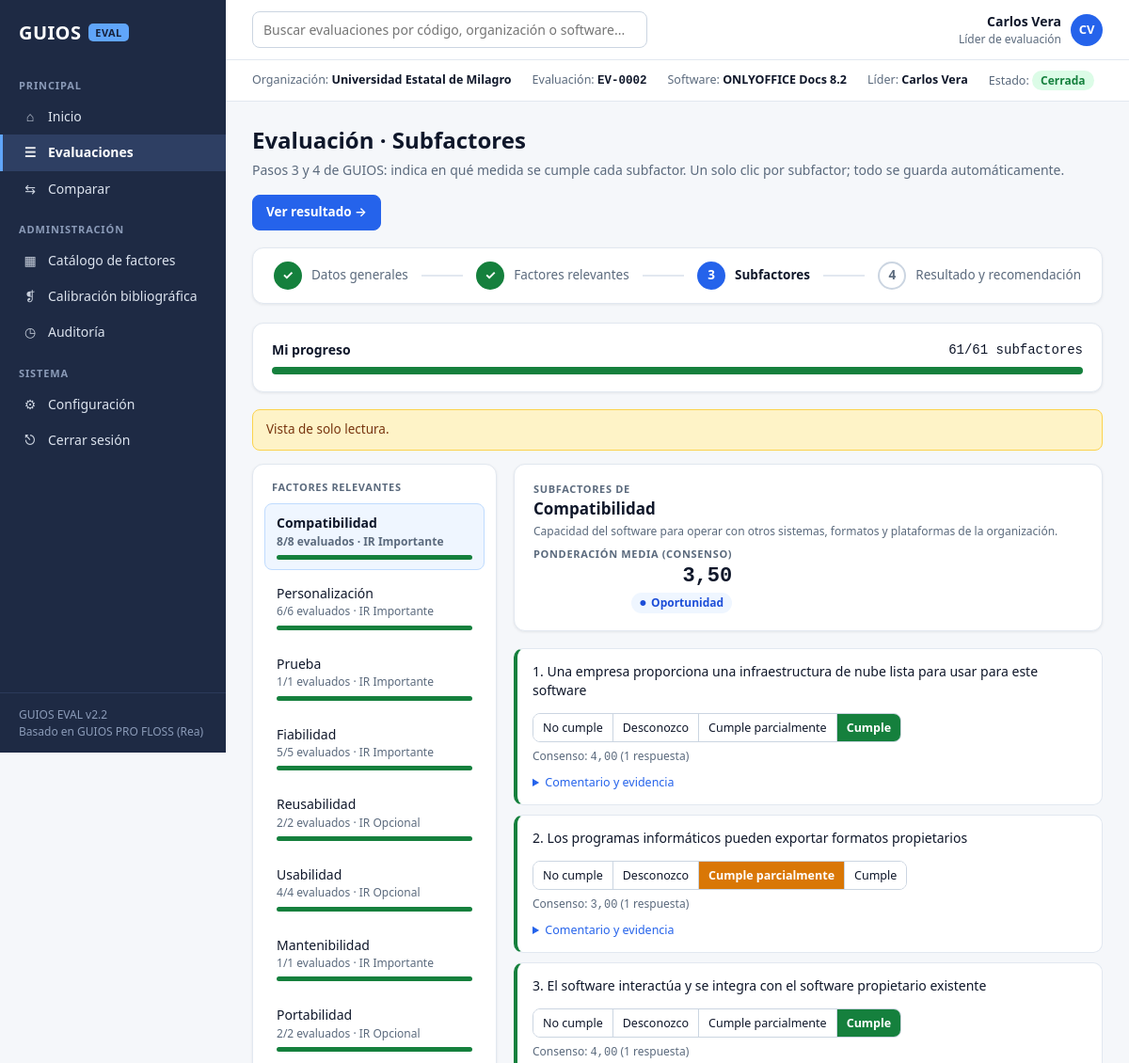
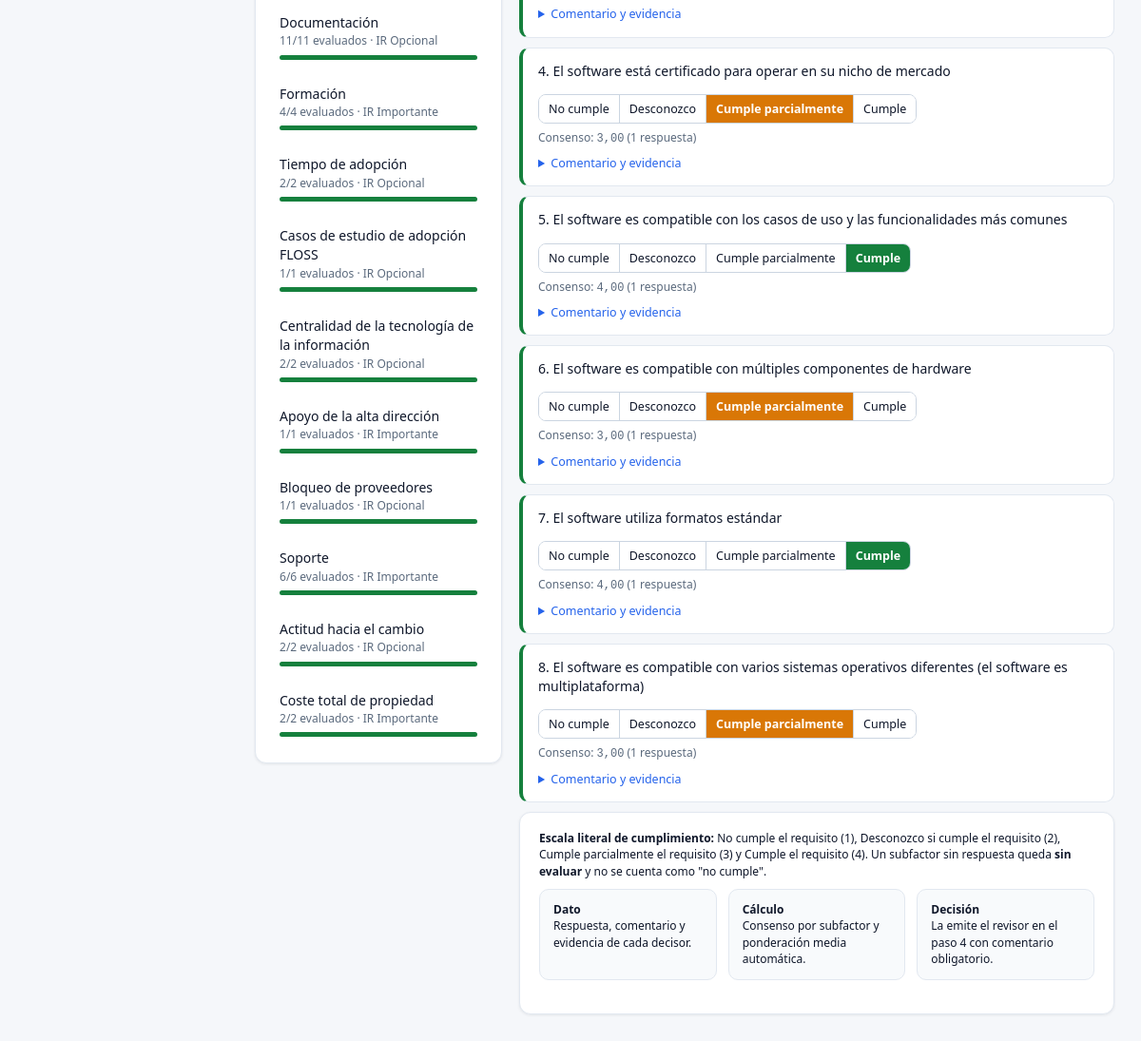
Screenshot of /evaluaciones/2/paso-3 (signed in) with the database file from the repository (2 pictures, top to bottom).
### tables this page shows
CREATE TABLE usuarios (
  id INTEGER PRIMARY KEY AUTOINCREMENT,
  nombre TEXT NOT NULL,
  correo TEXT NOT NULL UNIQUE,
  clave TEXT NOT NULL,
  rol TEXT NOT NULL,
  activo INTEGER NOT NULL DEFAULT 1,
  creado TEXT NOT NULL
, foto TEXT, estado TEXT NOT NULL DEFAULT 'activo', rol_solicitado TEXT, cambiar_clave INTEGER NOT NULL DEFAULT 0, motivo_rechazo TEXT);

CREATE TABLE evaluaciones (
  id INTEGER PRIMARY KEY AUTOINCREMENT,
  codigo TEXT NOT NULL UNIQUE,
  org_nombre TEXT NOT NULL,
  org_ruc TEXT, org_sector TEXT, org_correo TEXT,
  sw_nombre TEXT NOT NULL,
  sw_version TEXT, sw_tipo TEXT, sw_licencia TEXT, sw_proveedor TEXT, sw_descripcion TEXT,
  catalogo_id INTEGER NOT NULL REFERENCES catalogos(id),
  snapshot TEXT NOT NULL,
  estado TEXT NOT NULL DEFAULT 'borrador',
  lider_id INTEGER NOT NULL REFERENCES usuarios(id),
  revision_de INTEGER REFERENCES evaluaciones(id),
  decision TEXT NOT NULL DEFAULT 'no_emitida',
  decision_comentario TEXT,
  decision_por INTEGER REFERENCES usuarios(id),
  decision_fecha TEXT,
  resultado TEXT,
  creado TEXT NOT NULL,
  cerrado TEXT
, resumen_ia TEXT);

CREATE TABLE votos_factor (
  evaluacion_id INTEGER NOT NULL REFERENCES evaluaciones(id) ON DELETE CASCADE,
  usuario_id INTEGER NOT NULL REFERENCES usuarios(id),
  factor_key TEXT NOT NULL,
  id_valor INTEGER,
  alcance TEXT,
  PRIMARY KEY (evaluacion_id, usuario_id, factor_key)
);

### guios/app.py (the view)
@app.route("/evaluaciones/<int:eid>/paso-3")
@login_requerido()
def paso3(eid):
    ev = obtener_eval(eid)
    res = evaluar(ev)
    relevantes = [f for f in res["factores"] if f["relevante"]]
    sel = request.args.get("f") or (relevantes[0]["key"] if relevantes else None)
    actual = next((f for f in relevantes if f["key"] == sel), None)
    mias = {r["sub_key"]: r for r in get_db().execute(
        "SELECT * FROM respuestas WHERE evaluacion_id=? AND usuario_id=?", (eid, g.user["id"]))}
    total = sum(f["total_sub"] for f in relevantes)
    mis_hechas = sum(1 for f in relevantes for s in f["subfactores"]
                     if s["key"] in mias and mias[s["key"]]["valor"] is not None)
    return render_template("paso3.html", ev=ev, res=res, relevantes=relevantes, fac=actual, mias=mias,
                           puede=puede_votar(ev), total=total, mis_hechas=mis_hechas,
                           ia_activa=ia_modo() != "desactivado",
                           nparts=len(participantes(eid)))

### guios/app.py (called while the page is built)
def get_db():
    if "con" not in g:
        g.con = db.conectar()
    return g.con

@app.teardown_appcontext
def cerrar_db(exc):
    con = g.pop("con", None)
    if con is not None:
        con.close()

@app.before_request
def cargar_usuario():
    g.user = None
    uid = session.get("uid")
    if uid:
        g.user = get_db().execute("SELECT * FROM usuarios WHERE id=? AND activo=1", (uid,)).fetchone()
        session.permanent = True

@app.before_request
def proteger_cuenta():
    if not g.user or request.endpoint in LIBRES:
        return None
    if g.user["estado"] == "pendiente_aprobacion" and request.endpoint not in ("pendiente", "perfil_foto"):
        return redirect(url_for("pendiente"))
    if g.user["estado"] == "activo" and g.user["cambiar_clave"] and request.endpoint != "cambiar_clave":
        return redirect(url_for("cambiar_clave"))
    return None

def login_requerido(*roles):
    def deco(fn):
        @wraps(fn)
        def wrapper(*a, **kw):
            if g.user is None:
                return redirect(url_for("login", next=request.path))
            if roles and g.user["rol"] not in roles and g.user["rol"] != "admin":
                flash("Tu rol no tiene permiso para esta acción.", "error")
                return redirect(url_for("panel"))
            return fn(*a, **kw)
        return wrapper
    return deco

@app.context_processor
def globales():
    return {"ROLES": db.ROLES, "NOMBRE_ROL": dict(db.ROLES, sin_rol="Sin rol (pendiente)"),
            "ESTADOS": ESTADOS_EVAL, "DECISIONES": DECISIONES,
            "NIVELES": engine.NIVELES, "NIVELES_PS": engine.NIVELES_PS, "DIMENSIONES": DIMENSIONES}

@app.template_filter("num")
def fmt_num(v, d=2):
    return "-" if v is None else f"{v:.{d}f}".replace(".", ",")

def umbral():
    return float(db.config(get_db(), "umbral_foda", "3"))

def obtener_eval(eid):
    ev = get_db().execute("SELECT e.*, u.nombre AS lider FROM evaluaciones e JOIN usuarios u "
                          "ON u.id=e.lider_id WHERE e.id=?", (eid,)).fetchone()
    if ev is None:
        abort(404)
    return ev

def participantes(eid):
    return get_db().execute("SELECT u.* FROM participantes p JOIN usuarios u ON u.id=p.usuario_id "
                            "WHERE p.evaluacion_id=? ORDER BY u.nombre", (eid,)).fetchall()

def editable(ev):
    return ev["estado"] in ("borrador", "en_curso")

def puede_votar(ev):
    return editable(ev) and g.user is not None and es_participante(ev["id"], g.user["id"])

### guios/templates/paso3.html (shortened to what this page needs)
{% extends 'base.html' %}{% block title %}Subfactores{% endblock %}
{% block content %}
<div class="head">
  <div><h1>Evaluación · Subfactores</h1><div class="muted">Pasos 3 y 4 de GUIOS: indica en qué medida se cumple cada subfactor. Un solo clic por subfactor; todo se guarda automáticamente.</div></div>
  <a class="btn pri" href="{{ url_for('paso4', eid=ev.id) }}">Ver resultado →</a>
</div>
{% set actual = 3 %}{% include 'stepper.html' %}
<div class="card">
  <div class="acciones" style="justify-content:space-between"><b>Mi progreso</b><span class="mono" id="prog-txt">{{ mis_hechas }}/{{ total }} subfactores</span></div>
  <div class="bar ok" style="margin-top:8px"><i id="prog-bar" style="width:{{ (100*mis_hechas/total)|round if total else 0 }}%"></i></div>
</div>
{% if not relevantes %}
  <div class="card empty">Todavía no hay factores relevantes. Primero valora la importancia de los factores en el <a href="{{ url_for('paso2', eid=ev.id) }}">paso 2</a>.</div>
{% else %}
{% if not puede %}<div class="alert warn">Vista de solo lectura.</div>{% endif %}
<div class="split">
  <div class="card flist" style="padding:12px">
    <div class="upper" style="padding:4px 8px 10px">Factores relevantes</div>
    {% for f in relevantes %}
      {% set hechos = namespace(n=0) %}{% for s in f.subfactores %}{% if mias.get(s.key) and mias[s.key].valor %}{% set hechos.n = hechos.n + 1 %}{% endif %}{% endfor %}
      <a href="?f={{ f.key }}" class="{{ 'on' if fac and f.key==fac.key }}" id="fl-{{ f.key }}">
        <div>{{ f.nombre }}</div>
        <div class="small muted"><span class="cnt">{{ hechos.n }}</span>/{{ f.total_sub }} evaluados · IR {{ NIVELES[f.ir] }}</div>
        <div class="bar ok"><i style="width:{{ (100*hechos.n/f.total_sub)|round if f.total_sub else 0 }}%"></i></div>
      </a>
    {% endfor %}
  </div>
  <div>
    {% if fac %}
    <div class="card">
      <div class="acciones" style="justify-content:space-between">
        <div><div class="upper">Subfactores de</div><h2 style="margin:2px 0">{{ fac.nombre }}</h2><div class="small muted">{{ fac.descripcion or '' }}</div></div>
        <div style="text-align:right"><div class="upper">Ponderación media (consenso)</div><div class="mono" style="font-size:22px;font-weight:700" id="pm">{{ fac.pm|num }}</div><span id="foda" class="chip {{ fac.foda or '' }}">{{ fac.foda or 'sin evaluar' }}</span></div>
      </div>
    </div>
    {% for s in fac.subfactores %}{% set m = mias.get(s.key) %}
    <div class="sub {{ 'hecho' if m and m.valor }}" data-key="{{ s.key }}" data-texto="{{ s.texto }}">
      <div class="row">
        <div class="txt">{{ loop.index }}. {{ s.texto }}{% if m and m.origen and m.origen.startswith('ia:') %} <span class="chip ia">IA · {{ m.origen[3:] }}</span>{% endif %}</div>
        <div class="seg ps">{% for v in [1,2,3,4] %}<button type="button" data-v="{{ v }}" class="{{ 'sel' if m and m.valor==v }}" {{ 'disabled' if not puede }} title="{{ NIVELES_PS[v] }}">{{ ['No cumple','Desconozco','Cumple parcialmente','Cumple'][v-1] }}</button>{% endfor %}</div>
      </div>
      <div class="small muted" style="margin-top:6px">Consenso: <span class="c-ps mono">{{ s.ps|num }}</span> (<span class="c-n">{{ s.n }} respuesta</span>)</div>
      <details {{ 'open' if m and (m.comentario or m.evidencia) }}><summary>Comentario y evidencia</summary>
      </details>
    </div>
    {% endfor %}
    <div class="card small"><b>Escala literal de cumplimiento:</b> No cumple el requisito (1), Desconozco si cumple el requisito (2), Cumple parcialmente el requisito (3) y Cumple el requisito (4). Un subfactor sin respuesta queda <b>sin evaluar</b> y no se cuenta como "no cumple".
    <div class="sep3" style="margin-top:10px"><div><b>Dato</b><br>Respuesta, comentario y evidencia de cada decisor.</div><div><b>Cálculo</b><br>Consenso por subfactor y ponderación media automática.</div><div><b>Decisión</b><br>La emite el revisor en el paso 4 con comentario obligatorio.</div></div>
    <span class="saved" id="saved">✓ Guardado</span></div>
    {% endif %}
  </div>
</div>
{% endif %}
{% endblock %}

### guios/templates/base.html (shortened to what this page needs)
<!doctype html>
<html lang="es">
<head>
<link rel="stylesheet" href="{{ url_for('static', filename='css/app.css') }}">
</head>
<body>
{% set ep = request.endpoint %}
<div class="shell">
  <aside class="side">
    <div class="brand">GUIOS <span class="tag">EVAL</span></div>
    <div class="nav">
      <div class="nav-grp">PRINCIPAL</div>
      <a href="{{ url_for('panel') }}" class="{{ 'on' if ep=='panel' }}"><span class="ico">⌂</span>Inicio</a>
      <a href="{{ url_for('evaluaciones') }}" class="{{ 'on' if ep in ['evaluaciones','nueva_evaluacion','paso1','paso2','paso3','paso4','participantes_view'] }}"><span class="ico">☰</span>Evaluaciones</a>
      <a href="{{ url_for('comparar') }}" class="{{ 'on' if ep=='comparar' }}"><span class="ico">⇆</span>Comparar</a>
      <div class="nav-grp">ADMINISTRACIÓN</div>
      <a href="{{ url_for('catalogo') }}" class="{{ 'on' if ep=='catalogo' }}"><span class="ico">▦</span>Catálogo de factores</a>
      <a href="{{ url_for('literatura_view') }}" class="{{ 'on' if ep=='literatura_view' }}"><span class="ico">❡</span>Calibración bibliográfica</a>
      {% if g.user.rol in ['admin','auditor','revisor','lider'] %}
      <a href="{{ url_for('auditoria') }}" class="{{ 'on' if ep=='auditoria' }}"><span class="ico">◷</span>Auditoría</a>
      {% endif %}
      <div class="nav-grp">SISTEMA</div>
      <a href="{{ url_for('configuracion') }}" class="{{ 'on' if ep=='configuracion' }}"><span class="ico">⚙</span>Configuración</a>
      <a href="{{ url_for('salir') }}"><span class="ico">⎋</span>Cerrar sesión</a>
    </div>
    <div class="bottom">GUIOS EVAL v2.2<br>Basado en GUIOS PRO FLOSS (Rea)</div>
  </aside>
  <div class="main">
    <header class="top">
      <form action="{{ url_for('evaluaciones') }}"><input type="text" name="q" placeholder="Buscar evaluaciones por código, organización o software..." aria-label="Buscar"></form>
      <div class="pill">
        <div style="text-align:right"><div style="font-weight:600">{{ g.user.nombre }}</div><div class="small muted">{{ NOMBRE_ROL[g.user.rol] }}</div></div>
        {% if g.user.foto %}<img class="avatar foto" src="{{ url_for('foto_usuario', uid=g.user.id) }}?v={{ g.user.foto }}" alt="Foto de perfil">
        {% else %}<div class="avatar">{{ g.user.nombre.split()[0][0] }}{{ g.user.nombre.split()[-1][0] }}</div>{% endif %}
      </div>
    </header>
    {% if ev %}
    <div class="ctx">
      <span>Organización: <b>{{ ev.org_nombre }}</b></span>
      <span>Evaluación: <b class="mono">{{ ev.codigo }}</b></span>
      <span>Software: <b>{{ ev.sw_nombre }} {{ ev.sw_version or '' }}</b></span>
      <span>Líder: <b>{{ ev.lider }}</b></span>
      <span>Estado: <span class="chip {{ ev.estado }}">{{ ESTADOS[ev.estado] }}</span></span>
    </div>
    {% endif %}
    <main class="content">
      {% block content %}{% endblock %}
    </main>
  </div>
</div>
</body>
</html>

### rows the page displays
usuarios: user.nombre "Carlos Vera", rol "Líder de evaluación", user.nombre "C", user.nombre "V", lider "Carlos Vera"
evaluaciones: org_nombre "Universidad Estatal de Milagro", codigo "EV-0002", sw_nombre "ONLYOFFICE Docs", sw_version "8.2", estado "Cerrada"
votos_factor: nombre "Soporte", n "6", total_sub "6", NIVELES "Importante", {{ (100*hechos.n/f.total_sub)|round if f.total_sub else 0 }} 100.0 (drawn)

### other values shown
{{ '✓' if actual>i else i }} "✓" "✓" "3" "4"
{{ nombre }} "Datos generales" "Factores relevantes" "Subfactores" "Resultado y recomendación"
{{ mis_hechas }} "61"
{{ total }} "61"
{{ f.nombre }} "Compatibilidad" "Personalización" "Prueba" "Fiabilidad" "Reusabilidad" "Usabilidad" "Mantenibilidad" "Portabilidad" "Documentación" "Formación" "Tiempo de adopción" "Casos de estudio de adopción FLOSS" "Centralidad de la tecnología de la información" "Apoyo de la alta dirección" "Bloqueo de proveedores" "Actitud hacia el cambio" "Coste total de propiedad"
{{ hechos.n }} "8" "6" "1" "5" "2" "4" "1" "2" "11" "4" "2" "1" "2" "1" "1" "2" "2"
{{ f.total_sub }} "8" "6" "1" "5" "2" "4" "1" "2" "11" "4" "2" "1" "2" "1" "1" "2" "2"
{{ NIVELES[f.ir] }} "Importante" "Importante" "Importante" "Importante" "Opcional" "Opcional" "Importante" "Opcional" "Opcional" "Importante" "Opcional" "Opcional" "Opcional" "Importante" "Opcional" "Opcional" "Importante"
{{ fac.nombre }} "Compatibilidad"
{{ fac.descripcion or '' }} "Capacidad del software para operar con otros sistemas, formatos y plataformas de la organización."
{{ fac.pm|num }} "3,50"
{{ fac.foda or 'sin evaluar' }} "Oportunidad"
{{ s.texto }} "Una empresa proporciona una infraestructura de nube lista para usar para este software" "Los programas informáticos pueden exportar formatos propietarios" "El software interactúa y se integra con el software propietario existente" "El software está certificado para operar en su nicho de mercado" "El software es compatible con los casos de uso y las funcionalidades más comunes" "El software es compatible con múltiples componentes de hardware" "El software utiliza formatos estándar" "El software es compatible con varios sistemas operativos diferentes (el software es multiplataforma)"
{{ ['No cumple','Desconozco','Cumple parcialmente','Cumple'][v-1] }} "No cumple" "Desconozco" "Cumple parcialmente" "Cumple" "No cumple" "Desconozco" "Cumple parcialmente" "Cumple" "No cumple" "Desconozco" "Cumple parcialmente" "Cumple" "No cumple" "Desconozco" "Cumple parcialmente" "Cumple" "No cumple" "Desconozco" "Cumple parcialmente" "Cumple" "No cumple" "Desconozco" "Cumple parcialmente" "Cumple" "No cumple" "Desconozco" "Cumple parcialmente" "Cumple" "No cumple" "Desconozco" "Cumple parcialmente" "Cumple"
{{ s.ps|num }} "4,00" "3,00" "4,00" "3,00" "4,00" "3,00" "4,00" "3,00"
